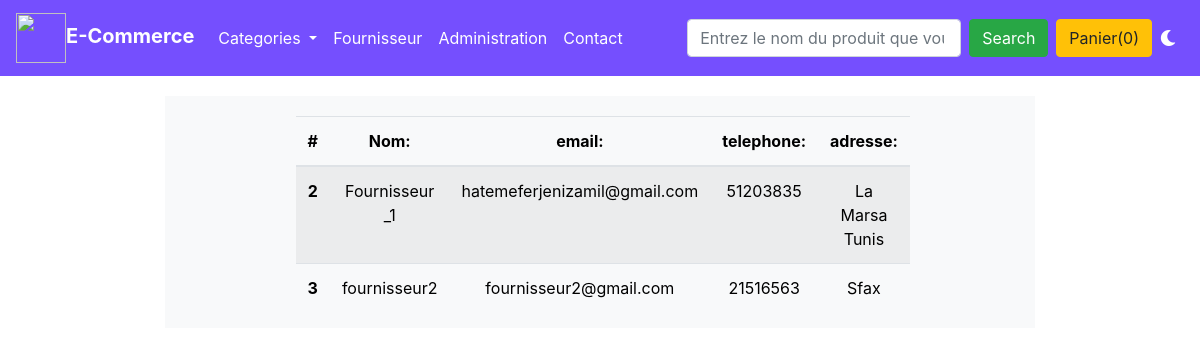
The app's page /magasin//listF with its own data.
### magasin/models.py (models this page shows, shortened)
class Fournisseur(models.Model):
    nom=models.CharField(max_length=255)
    adresse=models.TextField()
    email=models.EmailField()
    telephone=models.CharField(max_length=8)

### magasin/views.py (the view)
# urls.py: path('/listF',views.indexF,name="listeFourniss" ),
def indexF(request):
    template=loader.get_template('magasin/mesFournisseurs.html')
    Fournisseurs=Fournisseur.objects.all()
    return HttpResponse(template.render( { 'Fournisseurs':Fournisseurs} ))

### magasin/templates/magasin/mesFournisseurs.html (shortened to what this page needs)
{% extends 'magasin/base.html' %}
{% block content %}
		<div id='Fournisseurs' style="text-align: center;margin-right: 15%;margin-left: 15%;margin-top: 20px;">
			<div class="row  bg-light">
				<table class="table table-striped" style="text-align: center;margin-right: 15%;margin-left: 15%;margin-top: 20px;">
					<thead>
					  <tr>
						<th scope="col">#</th>
						<th scope="col">Nom:</th>
						<th scope="col">email:</th>
						<th scope="col">telephone:</th>
						<th scope="col">adresse:</th>
					  </tr>
					</thead>
					<tbody>
					{% for fourn in Fournisseurs %}
					  <tr>
						<th scope="row">{{ fourn.id }}</th>
						<td>{{fourn.nom}}</td>
						<td>{{fourn.email}}</td>
						<td>{{fourn.telephone}} </td>
						<td>{{fourn.adresse}} </td>
					  </tr>
					  {% endfor %}
					</tbody>
				</table>
			</div>
		</div>
       {% endblock %}

### magasin/templates/magasin/base.html (style rules this page uses)
body { background-color: white; color: black; }

### records on screen
Fournisseur: id "2", nom "Fournisseur _1", email "hatemeferjenizamil@gmail.com", telephone "51203835", adresse "La Marsa Tunis"
Fournisseur: id "3", nom "fournisseur2", email "fournisseur2@gmail.com", telephone "21516563", adresse "Sfax"
